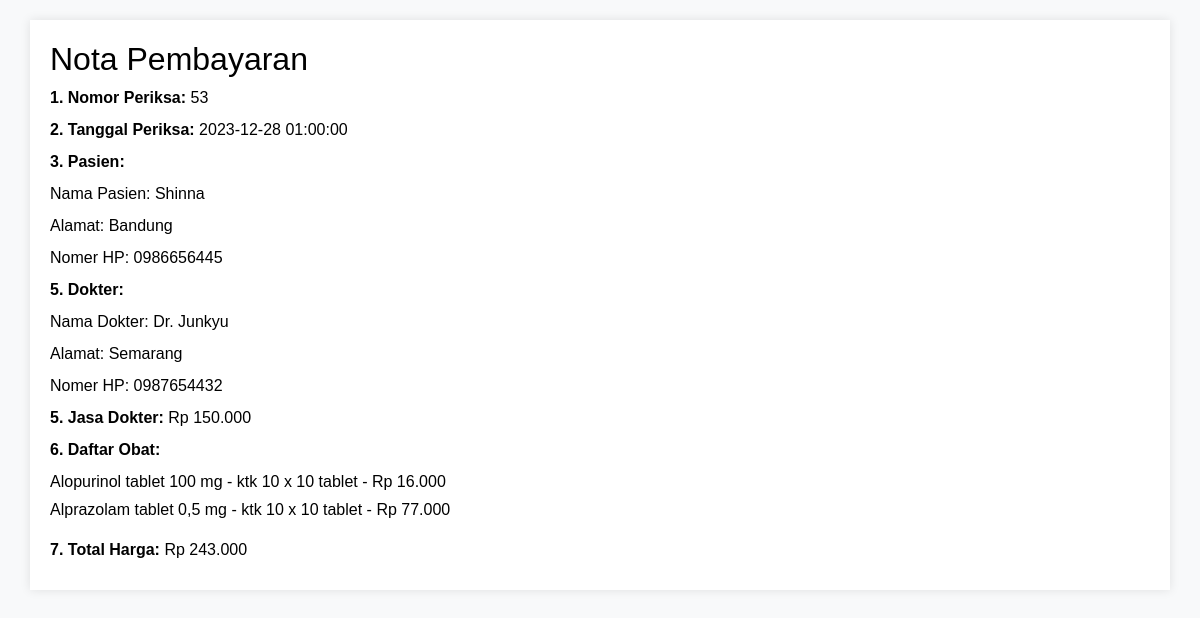
/nota.php?id_invoice=53, run on the app's committed database.
### tables this page shows
CREATE TABLE `periksa` (
  `id` int(11) NOT NULL,
  `id_pasien` int(11) NOT NULL,
  `id_dokter` int(11) NOT NULL,
  `tgl_periksa` datetime NOT NULL,
  `catatan` text NOT NULL,
  `id_obat` text NOT NULL
);

CREATE TABLE `pasien` (
  `id` int(11) NOT NULL,
  `nama` varchar(255) DEFAULT NULL,
  `alamat` varchar(255) DEFAULT NULL,
  `no_hp` varchar(50) DEFAULT NULL
);

CREATE TABLE `dokter` (
  `id` int(11) NOT NULL,
  `nama` varchar(255) DEFAULT NULL,
  `alamat` varchar(255) DEFAULT NULL,
  `no_hp` varchar(50) DEFAULT NULL
);

CREATE TABLE `obat` (
  `id` int(11) NOT NULL,
  `nama_obat` varchar(255) DEFAULT NULL,
  `kemasan` varchar(100) DEFAULT NULL,
  `harga` int(11) DEFAULT NULL
);

### koneksi.php (called while the page is built, shortened)
<?php
$databaseHost = 'localhost';
$databaseName = 'poliklinik1';
$databaseUsername = 'root';
$databasePassword = '';
$mysqli = mysqli_connect($databaseHost, $databaseUsername, $databasePassword, $databaseName);
function getPeriksaInfo($periksaId) {
    global $mysqli;
    $result = mysqli_query($mysqli, "SELECT * FROM periksa WHERE id = '$periksaId'");
    $periksaInfo = mysqli_fetch_assoc($result);
    return $periksaInfo;
}
function getSelectedObatsInfo($selectedObats) {
    global $mysqli;
    $selectedObatsStr = implode(',', $selectedObats);
    $result = mysqli_query($mysqli, "SELECT * FROM obat WHERE id IN ($selectedObatsStr)");
    $selectedObatsInfo = mysqli_fetch_all($result, MYSQLI_ASSOC);
    return $selectedObatsInfo;
}
function getDoctorInfo($doctorId) {
    global $mysqli;
    $query = "SELECT * FROM dokter WHERE id = '$doctorId'";
    $result = mysqli_query($mysqli, $query);
    return mysqli_fetch_assoc($result);
}
function getPatientInfo($patientId) {
    global $mysqli;
    $query = "SELECT * FROM pasien WHERE id = '$patientId'";
    $result = mysqli_query($mysqli, $query);
    return mysqli_fetch_assoc($result);
}
?>

### nota.php (the view, shortened to what this page needs)
<?php
include_once("koneksi.php");
$periksaId = $_GET['id_invoice'];
$periksaInfo = getPeriksaInfo($periksaId);
$selectedObats = explode(",", $periksaInfo['id_obat']);
$selectedObatsInfo = getSelectedObatsInfo($selectedObats);
$jasaDokter = 150000;
$patientId = $periksaInfo['id_pasien'];
$patientInfo = getPatientInfo($patientId);
$doctorId = $periksaInfo['id_dokter'];
$doctorInfo = getDoctorInfo($doctorId);
$totalInvoice = $jasaDokter;
foreach ($selectedObatsInfo as $obat) {
    $totalInvoice += $obat['harga'];
}
?>
<!DOCTYPE html>
<html lang="en">
<head>
    <link rel="stylesheet" href="assets/css/bootstrap.css">
    <link href="https://cdn.jsdelivr.net/npm/bootstrap@5.0.2/dist/css/bootstrap.min.css" rel="stylesheet">
</head>
</head>
<body>
    <div class="container">
        <h2>Nota Pembayaran</h2>
        <p><strong>1. Nomor Periksa:</strong> <?php echo isset($periksaInfo['id']) ? $periksaInfo['id'] : ''; ?></p>
        <p><strong>2. Tanggal Periksa:</strong> <?php echo isset($periksaInfo['tgl_periksa']) ? $periksaInfo['tgl_periksa'] : ''; ?></p>
        <p><strong>3. Pasien:</strong></h4>
        <p>Nama Pasien: <?php echo $patientInfo['nama']; ?></p>
        <p>Alamat: <?php echo $patientInfo['alamat']; ?></p>
        <p>Nomer HP: <?php echo $patientInfo['no_hp']; ?></p>
        <p><strong>5. Dokter:</strong></p>
        <p>Nama Dokter: <?php echo $doctorInfo['nama']; ?></p>
        <p>Alamat: <?php echo $doctorInfo['alamat']; ?></p>
        <p>Nomer HP: <?php echo $doctorInfo['no_hp']; ?></p>
        <p><strong>5. Jasa Dokter:</strong> Rp <?php echo number_format($jasaDokter, 0, ',', '.'); ?></p>
        <p><strong>6. Daftar Obat:</strong></p>
        <ul>
            <?php foreach ($selectedObatsInfo as $obat): ?>
                <li><?php echo $obat['nama_obat'] . ' - ' . $obat['kemasan'] . ' - Rp ' . number_format($obat['harga'], 0, ',', '.'); ?></li>
            <?php endforeach; ?>
        </ul>
        <p><strong>7. Total Harga:</strong> Rp <?php echo number_format($totalInvoice, 0, ',', '.'); ?></p>
    </div>
</body>
</html>

### nota.php (style rules this page uses)
body { font-family: 'Arial', sans-serif; background-color: #f8f9fa; }
.container { background-color: #fff; padding: 20px; margin-top: 20px; box-shadow: 0 0 10px rgba(0, 0, 0, 0.1); }
h2 { color: black; }
p { margin-bottom: 8px; color: black; }
ul { list-style: none; padding: 0; }
li { margin-bottom: 4px; color: black; }
strong { color: black; }

### data on the page
periksa: id "53", tgl_periksa "2023-12-28 01:00:00"
pasien: nama "Shinna", alamat "Bandung", no_hp "0986656445"
dokter: nama "Dr. Junkyu", alamat "Semarang", no_hp "0987654432"
obat: nama_obat "Alopurinol tablet 100 mg", kemasan "ktk 10 x 10 tablet", harga "16.000"
obat: nama_obat "Alprazolam tablet 0,5 mg", kemasan "ktk 10 x 10 tablet", harga "77.000"

### other printed values
$jasaDokter "150.000"
$totalInvoice "243.000"
